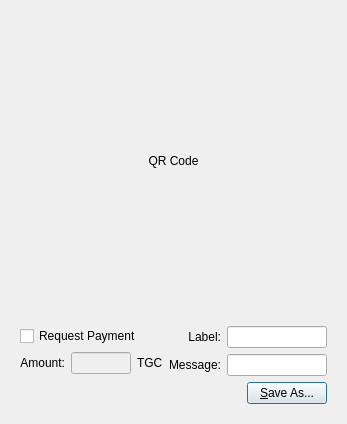
<?xml version="1.0" encoding="UTF-8"?>
<ui version="4.0">
 <class>QRCodeDialog</class>
 <widget class="QDialog" name="QRCodeDialog">
  <property name="geometry">
   <rect>
    <x>0</x>
    <y>0</y>
    <width>320</width>
    <height>404</height>
   </rect>
  </property>
  <property name="windowTitle">
   <string>Dialog</string>
  </property>
  <layout class="QVBoxLayout" name="verticalLayout_3">
   <item>
    <widget class="QLabel" name="lblQRCode">
     <property name="sizePolicy">
      <sizepolicy hsizetype="Expanding" vsizetype="Expanding">
       <horstretch>0</horstretch>
       <verstretch>0</verstretch>
      </sizepolicy>
     </property>
     <property name="minimumSize">
      <size>
       <width>300</width>
       <height>300</height>
      </size>
     </property>
     <property name="text">
      <string>QR Code</string>
     </property>
     <property name="alignment">
      <set>Qt::AlignCenter</set>
     </property>
     <property name="wordWrap">
      <bool>true</bool>
     </property>
    </widget>
   </item>
   <item>
    <widget class="QWidget" name="widget" native="true">
     <layout class="QVBoxLayout" name="verticalLayout_2">
      <item>
       <layout class="QHBoxLayout" name="horizontalLayout_2">
        <item>
         <layout class="QVBoxLayout" name="verticalLayout">
          <item>
           <widget class="QCheckBox" name="chkReqPayment">
            <property name="enabled">
             <bool>true</bool>
            </property>
            <property name="text">
             <string>Request Payment</string>
            </property>
           </widget>
          </item>
          <item>
           <layout class="QHBoxLayout" name="horizontalLayout">
            <item>
             <widget class="QLabel" name="lblAmount">
              <property name="sizePolicy">
               <sizepolicy hsizetype="Preferred" vsizetype="Maximum">
                <horstretch>0</horstretch>
                <verstretch>0</verstretch>
               </sizepolicy>
              </property>
              <property name="text">
               <string>Amount:</string>
              </property>
              <property name="alignment">
               <set>Qt::AlignRight|Qt::AlignTrailing|Qt::AlignVCenter</set>
              </property>
              <property name="buddy">
               <cstring>lnReqAmount</cstring>
              </property>
             </widget>
            </item>
            <item>
             <widget class="QLineEdit" name="lnReqAmount">
              <property name="enabled">
               <bool>false</bool>
              </property>
              <property name="minimumSize">
               <size>
                <width>60</width>
                <height>0</height>
               </size>
              </property>
              <property name="alignment">
               <set>Qt::AlignRight|Qt::AlignTrailing|Qt::AlignVCenter</set>
              </property>
             </widget>
            </item>
            <item>
             <widget class="QLabel" name="lblBTC">
              <property name="sizePolicy">
               <sizepolicy hsizetype="Preferred" vsizetype="Maximum">
                <horstretch>0</horstretch>
                <verstretch>0</verstretch>
               </sizepolicy>
              </property>
              <property name="text">
               <string>TGC</string>
              </property>
              <property name="buddy">
               <cstring>lnReqAmount</cstring>
              </property>
             </widget>
            </item>
           </layout>
          </item>
         </layout>
        </item>
        <item>
         <layout class="QGridLayout" name="gridLayout">
          <item row="0" column="0">
           <widget class="QLabel" name="lblLabel">
            <property name="text">
             <string>Label:</string>
            </property>
            <property name="alignment">
             <set>Qt::AlignRight|Qt::AlignTrailing|Qt::AlignVCenter</set>
            </property>
            <property name="buddy">
             <cstring>lnLabel</cstring>
            </property>
           </widget>
          </item>
          <item row="0" column="1">
           <widget class="QLineEdit" name="lnLabel">
            <property name="minimumSize">
             <size>
              <width>100</width>
              <height>0</height>
             </size>
            </property>
           </widget>
          </item>
          <item row="1" column="0">
           <widget class="QLabel" name="lblMessage">
            <property name="text">
             <string>Message:</string>
            </property>
            <property name="alignment">
             <set>Qt::AlignRight|Qt::AlignTrailing|Qt::AlignVCenter</set>
            </property>
            <property name="buddy">
             <cstring>lnMessage</cstring>
            </property>
           </widget>
          </item>
          <item row="1" column="1">
           <widget class="QLineEdit" name="lnMessage">
            <property name="minimumSize">
             <size>
              <width>100</width>
              <height>0</height>
             </size>
            </property>
           </widget>
          </item>
         </layout>
        </item>
       </layout>
      </item>
      <item>
       <layout class="QHBoxLayout" name="horizontalLayout_3">
        <item>
         <spacer name="horizontalSpacer">
          <property name="orientation">
           <enum>Qt::Horizontal</enum>
          </property>
          <property name="sizeHint" stdset="0">
           <size>
            <width>40</width>
            <height>20</height>
           </size>
          </property>
         </spacer>
        </item>
        <item>
         <widget class="QPushButton" name="btnSaveAs">
          <property name="text">
           <string>&amp;Save As...</string>
          </property>
         </widget>
        </item>
       </layout>
      </item>
     </layout>
    </widget>
   </item>
  </layout>
 </widget>
 <resources/>
 <connections>
  <connection>
   <sender>chkReqPayment</sender>
   <signal>clicked(bool)</signal>
   <receiver>lnReqAmount</receiver>
   <slot>setEnabled(bool)</slot>
   <hints>
    <hint type="sourcelabel">
     <x>92</x>
     <y>285</y>
    </hint>
    <hint type="destinationlabel">
     <x>98</x>
     <y>311</y>
    </hint>
   </hints>
  </connection>
 </connections>
</ui>
